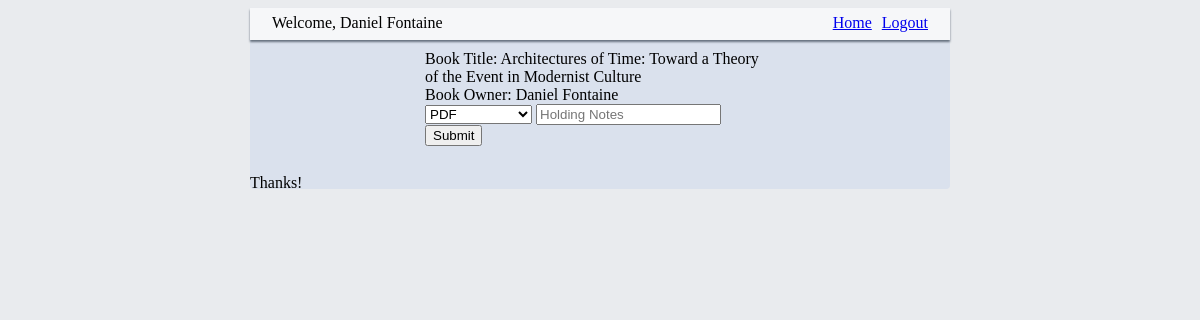
Screenshot of /book/743/holding_add (signed in) with the database file from the repository.
### models.py (models this page shows, shortened)
class User(Base):
	__tablename__ = 'user'
	id = Column(Integer, primary_key=True)
	username = Column(String(32), index = True)
	picture = Column(String)
	email = Column(String, index=True)
	password_hash = Column(String(64))

class Book(Base):
	__tablename__ = 'books'
	id = Column(Integer, primary_key=True)
	isbn = Column(String(13))
	title = Column(String)
	author = Column(String)
	publisher = Column(String)
	cover_photo_url = Column(String)
	edition = Column(Integer)
	date = Column(String)
	file_type = Column(String)
	date_added = Column(DateTime, default=datetime.datetime.utcnow())
	user_id = Column(Integer, ForeignKey('user.id'))
	user = relationship(User)
	holdings = relationship('Holding', backref="books")

### view_controler.py (the view)
@app.route('/book/<int:id_num>/holding_add', methods=['GET', 'POST'])
def add_holding(id_num):
    if username() is not None:
        book = session.query(Book).filter_by(id=id_num).first()
        if request.method == 'POST':
            post_email = request.form['current_user']
            if post_email == login_session['email']:
                user_id = getUserID(post_email)
                holding_type = request.form['holding_type']
                holding_notes = request.form['holding_notes']
                add_holding = Holding(holding_type=holding_type,
                                      holding_notes=holding_notes,
                                      added_by=user_id,
                                      book_id=id_num)
                session.add(add_holding)
                session.commit()
                flash('Successfully Added New Holding')
                return redirect(url_for('mainpage'))
            else:
                flash("Action Denied")
                return redirect(url_for('mainpage'))
        else:
            return render_template('add_holding.html',
                               username=username(),
                               email=login_session['email'],
                               book=book)

### view_controler.py (called while the page is built)
def username():
    if 'username' in login_session:
        return login_session['username']
    else:
        return None

### templates/add_holding.html (shortened to what this page needs)
{% extends "container.html" %}
{% block top_interface %}
<div class="holding-edit-container">
<div class="book-info">
    <span>Book Title: {{book.title}}</span>
    <br>
    <span>Book Owner: {{book.user.username}}</span>
    <br>
</div>
<div class="user-add">
    <form method="post">
        <select action="{{ url_for('add_holding', id_num=book.id) }}" name="holding_type">
            <option value="PDF">PDF</option>
        </select>
        <input type="text" name="holding_notes" placeholder="Holding Notes" >
        <input name="Submit" type="submit"/>
    </form>
    <br>
</div>
</div>
{% endblock %}

### templates/container.html (shortened to what this page needs)
<!DOCTYPE html>
<html lang="en">
<head>
    <link rel="stylesheet" type="text/css" href="{{ url_for('static',filename='styles/style.css')}}">
</head>
<body>
    <main class="outer-container">
        <div class="top-bar">
            <div class="user-bar">
                {% with messages = get_flashed_messages() %}
                {% if messages %}
                    {% for message in messages %}
                    {{ message }}
                    {% endfor %}
                {% else %}
                    {% if username %}
                    Welcome, {{ username }}
                    {% else %}
                    You are not logged in
                    {% endif %}
                {% endif %}
                {% endwith %}
            </div>
            <div class="home-button">
                {% if not homebuttonoff %}
                <a href="{{ url_for('mainpage') }}">Home</a>
                {% endif %}
            </div>
            <div class="login-container">
                {% if username %}
                    <a href="{{ url_for('logout') }}">Logout</a>
                {% else %}
                    <a href="{{ url_for('showLogin')}}">Login</a>
                {% endif %}
            </div>
        </div>
        <div class = "inner-container">
            {% block top_interface %}
            {% endblock %}
        </div>
        <div class ="footer">
            Thanks!
        </div>
    </main>
</body>
</html>

### static/styles/style.css (style rules this page uses)
body { background-color: #e9ebee; }
.outer-container { max-width: 700px; border: 100px; margin: auto; background-color: #dae1ed; border-radius: 4px; }
.top-bar { display: flex; padding-left: 3%; padding-right: 3%; background-color: #f6f7f9; margin: auto; padding-bottom: 3px; border-left-width: 1px; border-right-width: 1px; border-top-width: 1px; padding-top: 5px; border-style: solid; border-color: #f6f7f9; border-bottom-width: 2px; box-shadow: 0 2px 2px 0px #677280; }
.footer { height: 15px; }
.inner-container { width: 100%; height: 100%; }
.user-bar { width: 100%; height: 1.3em; }
.home-button { margin-right: 10px; }
.holding-edit-container { width: 50%; margin: auto; margin-top: 10px; margin-bottom: 10px; }

### rows the page displays
User: username "Daniel Fontaine", user.username "Daniel Fontaine"
Book: title "Architectures of Time: Toward a Theory of the Event in Modernist Culture", holding_type "PDF"
